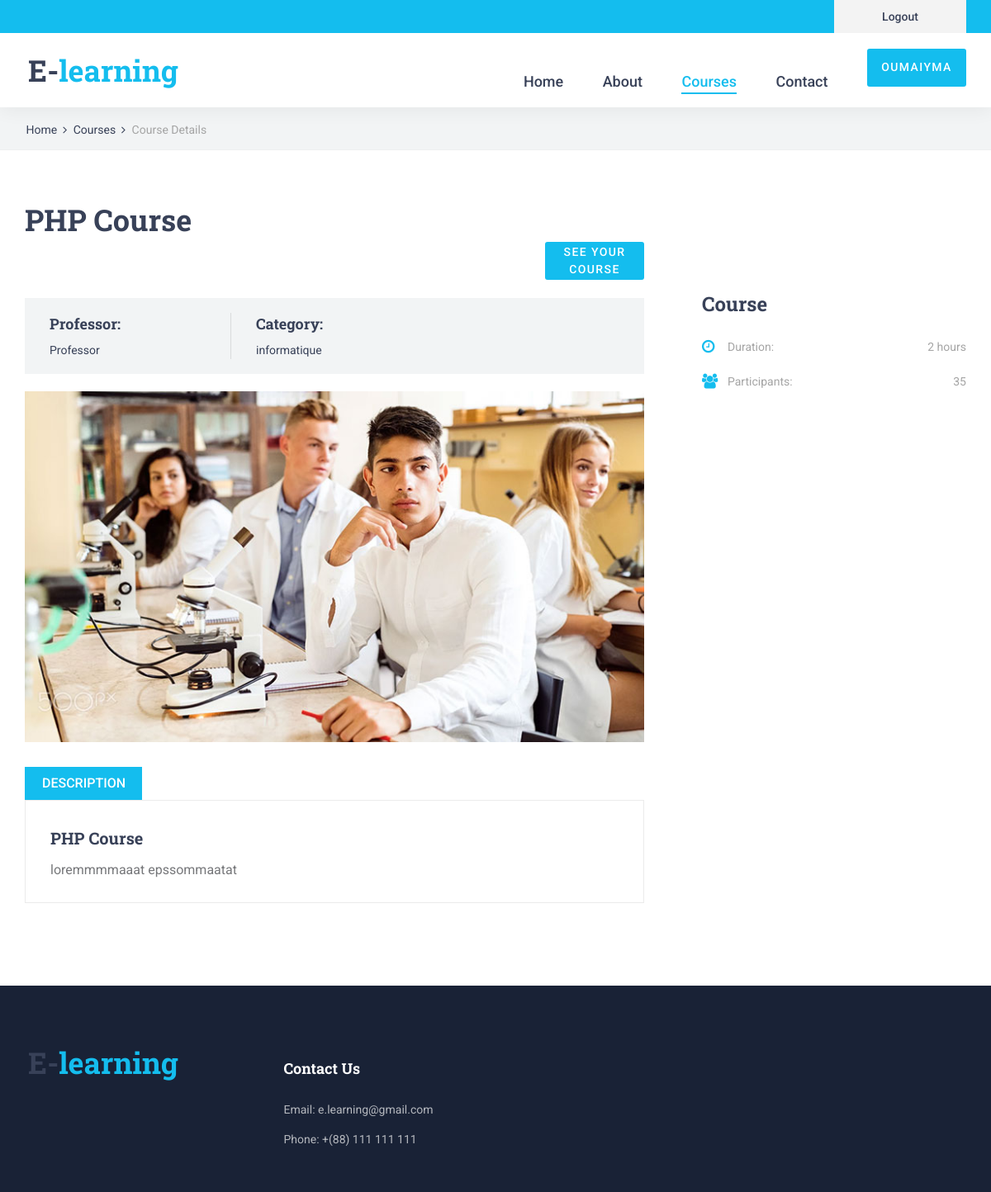
Page /Student/course/course.php?id=1 (signed in) on the committed database.
### tables this page shows
CREATE TABLE IF NOT EXISTS `account` (
  `id_account` int(15) NOT NULL AUTO_INCREMENT,
  `full_name` varchar(30) DEFAULT NULL,
  `email` varchar(35) DEFAULT NULL,
  `password` varchar(11) NOT NULL,
  `date` date NOT NULL,
  `type` varchar(11) NOT NULL,
  PRIMARY KEY (`id_account`)
);

CREATE TABLE IF NOT EXISTS `course` (
  `id_course` int(15) NOT NULL AUTO_INCREMENT,
  `name` varchar(60) NOT NULL,
  `description` varchar(100) NOT NULL,
  `syllabus` mediumtext NOT NULL,
  `id_prof` int(15) NOT NULL,
  `image_course` varchar(100) NOT NULL,
  `id_category` int(11) NOT NULL,
  `active` tinyint(1) NOT NULL DEFAULT '1',
  `lunched` tinyint(1) NOT NULL DEFAULT '0',
  `release_date` date NOT NULL,
  PRIMARY KEY (`id_course`)
);

CREATE TABLE IF NOT EXISTS `category` (
  `id_category` int(11) NOT NULL AUTO_INCREMENT,
  `label_category` varchar(100) NOT NULL,
  `description` varchar(200) DEFAULT NULL,
  `active` tinyint(1) NOT NULL DEFAULT '1',
  PRIMARY KEY (`id_category`)
);

### Student/course/course.php (the view, shortened to what this page needs)
<?php
    include_once("../../Database/db_connection.php");
    $connected = "";
	if(isset($_SESSION["connected"])){
        $id_account = $_SESSION["id_account"];
        $connected = $_SESSION["connected"];
        $sql = "SELECT * from account where id_account = $id_account" ;
        $result = $conn->query($sql);
        while($row = $result->fetch_assoc()) {
            $id_account   = $row["id_account"];
            $full_name    = $row["full_name"];
        }
    }
?>
<!DOCTYPE html>
<html lang="en">
<head>
    <link rel="stylesheet" type="text/css" href="../styles/bootstrap4/bootstrap.min.css">
    <link href="../plugins/font-awesome-4.7.0/css/font-awesome.min.css" rel="stylesheet" type="text/css">
    <link href="../plugins/colorbox/colorbox.css" rel="stylesheet" type="text/css">
    <link rel="stylesheet" type="text/css" href="../plugins/OwlCarousel2-2.2.1/owl.carousel.css">
    <link rel="stylesheet" type="text/css" href="../plugins/OwlCarousel2-2.2.1/owl.theme.default.css">
    <link rel="stylesheet" type="text/css" href="../plugins/OwlCarousel2-2.2.1/animate.css">
    <link rel="stylesheet" type="text/css" href="../styles/home_search_button.css">
    <link rel="stylesheet" type="text/css" href="../styles/course.css">
    <link rel="stylesheet" type="text/css" href="../styles/course_responsive.css">
</head>
<body>
    <div class="super_container">
        <header class="header">
            <div class="top_bar">
                <div class="top_bar_container">
                    <div class="container">
                        <div class="row">
                            <div class="col">
                                <div class="top_bar_content d-flex flex-row align-items-center justify-content-start">
                                <?php
                                    if($connected == "connected"){
                                        echo '
                                        <div class="top_bar_login ml-auto">
                                        <div  class="login_button"><a href="../signup/logout.php">Logout</a></div>
                                        ';
                                    }else{
                                        echo '
                                        <div class="top_bar_login ml-auto">
                                        <div  class="login_button"><a href="signup/sign_up.php">Register or Login</a></div>
                                        ';
                                    }
                                    ?>
                                </div>
                            </div>
                        </div>
                    </div>
                </div>
            </div>
            <div class="header_container">
                <div class="container">
                    <div class="row">
                        <div class="col">
                            <div class="header_content d-flex flex-row align-items-center justify-content-start">
                                <div class="logo_container">
                                    <a href="#">
                                        <div class="logo_text">E-<span>learning</span></div>
                                    </a>
                                </div>
                                <nav class="main_nav_contaner ml-auto">
                                    <ul class="main_nav">
                                        <li><a href="../index.php">Home</a></li>
                                        <li><a href="../general/about.php">About</a></li>
                                        <li class="active"><a href="course_list.php">Courses</a></li>
                                        <li><a href="../general/contact.php">Contact</a></li>
                                        <?php
                                        if($connected == "connected"){
                                        echo '
                                        <li>
                                            <button class="home_search_button">
                                                '.$full_name.'
                                                <div class="hamburger menu_mm">
                                                    <i class="glyphicon-user"></i>
                                                </div>
                                            </button>
                                        </li>
                                        ';
                                        }
                                        ?>
                                    </ul>
                                </nav>
                            </div>
                        </div>
                    </div>
                </div>
            </div>
        </header>
        <div class="home">
            <div class="breadcrumbs_container">
                <div class="container">
                    <div class="row">
                        <div class="col">
                            <div class="breadcrumbs">
                                <ul>
                                    <li><a href="../index.php">Home</a></li>
                                    <li><a href="course_list.php">Courses</a></li>
                                    <li>Course Details</li>
                                </ul>
                            </div>
                        </div>
                    </div>
                </div>
            </div>
        </div>
        <div class="course">
            <div class="container">
                <div class="row">
                    <div class="col-lg-8">
                        <?php
                        $id_course = $_GET['id'];
                        $sql = mysqli_query($conn, "SELECT * FROM course  WHERE id_course= $id_course");
                        $row_course = mysqli_fetch_array($sql);
                        $id_prof = $row_course["id_prof"];
                        $prof = mysqli_query($conn, "SELECT * from account where id_account = $id_prof");
                        $row_account = mysqli_fetch_array($prof);
                        $id_cat = $row_course["id_category"];
                        $cat = mysqli_query($conn,"SELECT * FROM category where id_category = $id_cat");
                        $row_cat = mysqli_fetch_array($cat);
                        ?>
                        <div class="course_container">
                            <div class="course_title"> <?php echo $row_course["name"] ?></div>
                            <?php
                                if($connected == "connected"){
                                    $exist = 'NO';
                                    $start = mysqli_query($conn, "SELECT * FROM course_student");
                                    while($row_start = mysqli_fetch_array($start)) {
                                        $id_stud = $row_start["id_stud"];
                                        $id_started_course = $row_start["id_course"];
                                        if($id_stud == $id_account && $id_started_course == $id_course){
                                            $exist = 'yes';
                                        }
                                    }
                                    if($exist == 'yes'){
                                        echo '
                                        <form action="follow_course.php?id=1&counter=1" >
                                            <button type="submit" class="home_search_button">See your course</button>
                                        </form>
                                        ';
                                    }
                                    else{
                                        echo '
                                        <form method="Get" >
                                            <button name="startcourse" type="submit" class="home_search_button">Start</button>
                                        </form>
                                        ';
                                    }
                                }else{
                                    echo '
                                    <form action="../signup/sign_up.php">
                                        <button type="submit" class="home_search_button">Start</button>
                                    </form>
                                    ';
                                }
                            ?>
                            <div class="course_info d-flex flex-lg-row flex-column align-items-lg-center align-items-start justify-content-start">
                                <div class="course_info_item">
                                    <div class="course_info_title">Professor:</div>
                                    <div class="course_info_text"><a href="#"><?php echo $row_account["full_name"] ?></a></div>
                                </div>
                                <div class="course_info_item">
                                    <div class="course_info_title">Category:</div>
                                    <div class="course_info_text"><a href="#"><?php echo $row_cat["label_category"] ?></a></div>
                                </div>
                            </div>
                            <div class="course_image"><img src="../images/course_image.jpg" alt=""></div>
                            <div class="course_tabs_container">
                                <div class="tabs d-flex flex-row align-items-center justify-content-start">
                                    <div class="tab active">description</div>
                                </div>
                                <div class="tab_panels">
                                    <div class="tab_panel active">
                                        <div class="tab_panel_title"><?php echo $row_course["name"] ?></div>
                                        <div class="tab_panel_content">
                                            <div class="tab_panel_text">
                                                <p><?php echo $row_course["description"] ?></p>
                                            </div>
                                        </div>
                                    </div>
                                </div>
                            </div>
                        </div>
                    </div>
                    <div class="col-lg-4">
                        <div class="sidebar">
                            <div class="sidebar_section">
                                <div class="sidebar_section_title">Course</div>
                                <div class="sidebar_feature">
                                    <div class="feature_list">
                                        <div class="feature d-flex flex-row align-items-center justify-content-start">
                                            <div class="feature_title"><i class="fa fa-clock-o" aria-hidden="true"></i><span>Duration:</span></div>
                                            <div class="feature_text ml-auto">2 hours</div>
                                        </div>
                                        <div class="feature d-flex flex-row align-items-center justify-content-start">
                                            <div class="feature_title"><i class="fa fa-users" aria-hidden="true"></i><span>Participants:</span></div>
                                            <div class="feature_text ml-auto">35</div>
                                        </div>
                                    </div>
                                </div>
                            </div>
                        </div>
                    </div>
                </div>
            </div>
        </div>
    </div>
</body>
</html>

### Student/styles/home_search_button.css (style rules this page uses)
.home_search_button { width: 120px; height: 46px; background: #14bdee; border: none; outline: none; border-radius: 3px; font-size: 14px; font-weight: 500; color: #FFFFFF; text-transform: uppercase; letter-spacing: 0.1em; cursor: pointer; float: right; }

### rows in the picture
account: full_name "OUMAIYMA"
course: name "PHP Course", description "loremmmmaaat epssommaatat"
account: full_name "Professor"
category: label_category "informatique"
